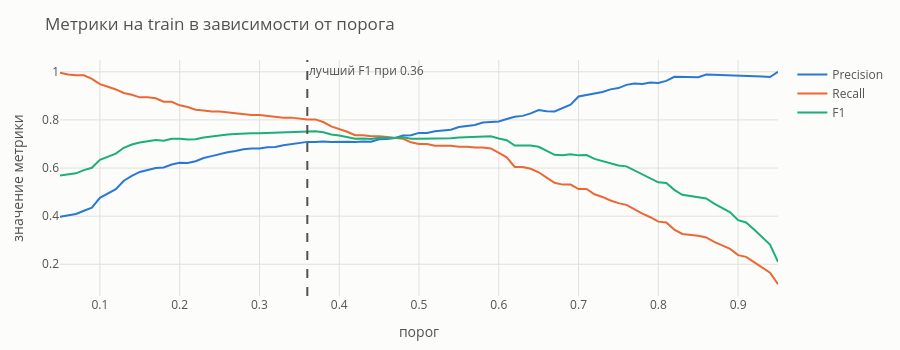

The notebook cell saved with this chart:
### Markdown cell above
## 7. Подбор порога классификации

До сих пор мы превращали вероятность в ответ порогом 0.5. Но 0.5 — не догма:
двигая порог, мы обмениваем **Precision** (как часто предсказание «выжил»
оказывается правдой) на **Recall** (какую долю настоящих выживших мы нашли).

Важное правило: порог — такой же настраиваемый параметр, как и остальные.
Подбираем его по train, а проверяем на test.

### Code cell
from kan_helpers import plot_threshold_curves, threshold_table

fig, best_t = plot_threshold_curves(final_model, dataset6)
fig
